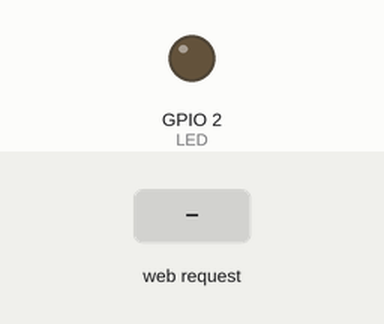
This program was run on a simulated ESP8266 (Wemos D1 mini). On the bench: output pins drawn as LEDs (lit = HIGH). Inputs (shaded band) come from the test bench. WiFi joins after 1.5 s; servers stay silent unless stated; storage starts empty; what the program prints to the serial monitor is not drawn.

Above: at 2.7 s.
2.8 s: HTTP request GET /LEDOff received
At 3.8 s:
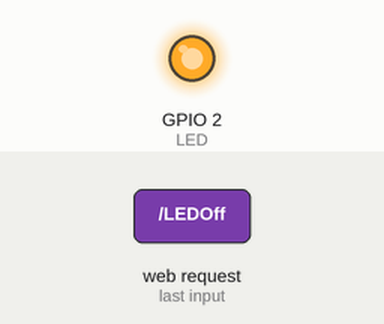
4.3 s: HTTP request GET /LEDOn received
At 4.9 s:
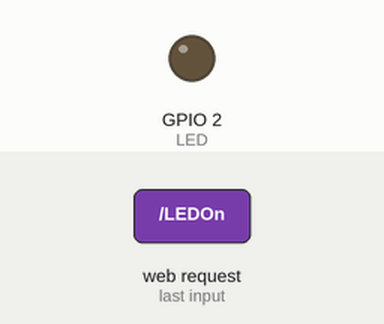
Timing chart, 0 to 7.3 s (numbered marks = the images above; inputs shaded):
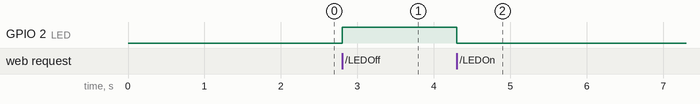

The program:

main.cpp
```cpp
#include <ESP8266WiFi.h>
#include <WiFiClient.h>
#include <ESP8266WebServer.h>
#include <FS.h>
// #include "index.h" //Our HTML webpage contents with javascripts
// #include "DHTesp.h" //DHT11 Library for ESP
#define LED 2 // On board LED
// SSID and Password of your WiFi router
const char *ssid = "Wled Horma";
const char *password = "87654322";
ESP8266WebServer server(80); // Server on port 80
//===============================================================
// This routine is executed when you open its IP in browser
//===============================================================
float humidity, temperature;
void handleTH()
{
  String data = "{\"Temperature\":\"" + String(temperature) + "\",\"Humidity\":\"" + String(humidity) + "\"}";
  server.send(200, "text/plane", data); // Send ADC value, temperature and

  humidity += 1.;    // dht.getHumidity();
  temperature += 2.; // dht.getTemperature();
  Serial.print(humidity, 1);
  Serial.println(temperature, 1);
  // Serial.print(dht.toFahrenheit(temperature), 1);
}
//==============================================================
// SETUP
//==============================================================
void setup()
{
  // make the LED pin output and initially turned off
  pinMode(LED, OUTPUT);
  digitalWrite(LED, LOW);
  Serial.begin(9600);
  Serial.println();
  if (!SPIFFS.begin())
  {
    Serial.println("An Error has occurred while mounting SPIFFS");
    return;
  }
  WiFi.begin(ssid, password); // Connect to your WiFi router
  Serial.println("");
  // Onboard LED port Direction output
  //  Wait for connection
  while (WiFi.status() != WL_CONNECTED)
  {
    delay(500);
    Serial.print(".");
  }
  // If connection successful show IP address in serial monitor
  Serial.println("");
  Serial.print("Connected to ");
  Serial.println(ssid);
  Serial.print("IP address: ");
  Serial.println(WiFi.localIP()); // IP address assigned to your ESP
  server.on("/LEDOn", []()
            {
digitalWrite(LED, LOW);
Serial.println("on"); });
  server.on("/LEDOff", []()
            {
digitalWrite(LED, HIGH);
Serial.println("off"); });
  server.serveStatic("/css", SPIFFS, "/css");
  server.serveStatic("/js", SPIFFS, "/js");
  server.serveStatic("/", SPIFFS, "/index.html");
  server.on("/readTH", handleTH); // This page is called by java Script AJAX
  server.begin();                 // Start server
  Serial.println("HTTP server started");
}
//==============================================================
// LOOP
//==============================================================
void loop()
{
  server.handleClient(); // Handle client requests
}
```

Measured:
- after the input at 2.8 s, GPIO 2 (LED): LOW → HIGH at once
- after the input at 4.3 s, GPIO 2 (LED): HIGH → LOW at once
